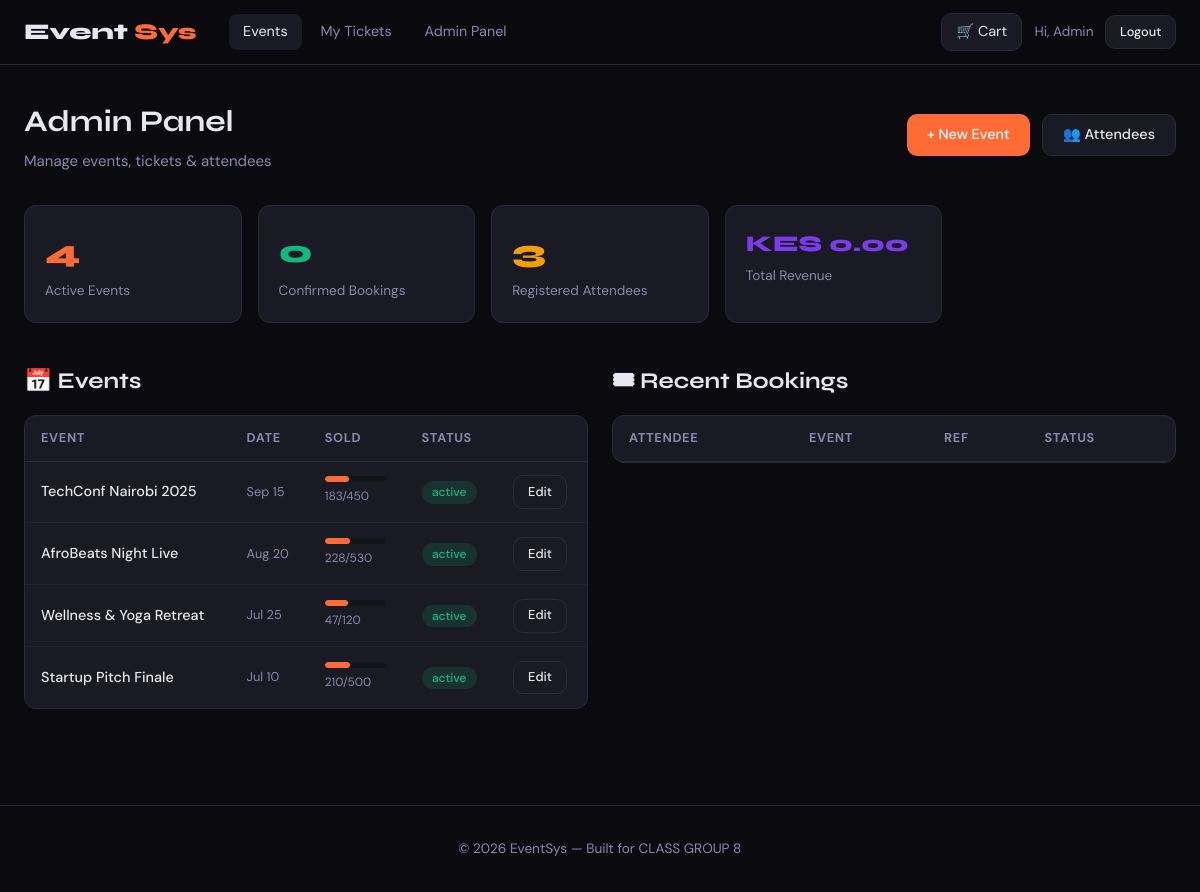
Screenshot of /admin/index.php (signed in) with the database file from the repository.
### tables this page shows
CREATE TABLE IF NOT EXISTS events (
    id INT AUTO_INCREMENT PRIMARY KEY,
    title VARCHAR(200) NOT NULL,
    description TEXT,
    venue VARCHAR(200),
    event_date DATETIME NOT NULL,
    end_date DATETIME,
    image_url VARCHAR(500),
    status ENUM('active','cancelled','completed') DEFAULT 'active',
    organizer_id INT,
    created_at TIMESTAMP DEFAULT CURRENT_TIMESTAMP
);

### includes/config.php (called while the page is built, shortened)
<?php
function formatPrice($amount) {
    return 'KES ' . number_format($amount, 2);
}

### admin/index.php (the view, shortened to what this page needs)
<?php
require_once __DIR__ . '/../includes/config.php';
$db = getDB();
$stats = $db->query("
    SELECT
        (SELECT COUNT(*) FROM events WHERE status='active') as active_events,
        (SELECT COUNT(*) FROM registrations WHERE status='confirmed') as confirmed_bookings,
        (SELECT COUNT(*) FROM attendees) as total_attendees,
        (SELECT COALESCE(SUM(amount),0) FROM payments WHERE payment_status='completed') as revenue
")->fetch();
$events = $db->query("
    SELECT e.*, SUM(tt.quantity_sold) as sold, SUM(tt.quantity_total) as total_qty
    FROM events e LEFT JOIN ticket_types tt ON tt.event_id = e.id
    GROUP BY e.id ORDER BY e.event_date DESC
")->fetchAll();
include __DIR__ . '/../includes/header.php';
?>
<div class="container">
  <div style="display:flex;justify-content:space-between;align-items:center;margin-bottom:2rem;flex-wrap:wrap;gap:1rem;">
    <div>
      <h1 style="margin-bottom:0.25rem;">Admin Panel</h1>
      <p style="color:var(--muted);">Manage events, tickets & attendees</p>
    </div>
    <div style="display:flex;gap:0.75rem;">
      <a href="create_event.php" class="btn btn-primary">+ New Event</a>
      <a href="attendees.php" class="btn btn-secondary">👥 Attendees</a>
    </div>
  </div>
  <div class="stats-grid" style="margin-bottom:2.5rem;">
    <div class="stat-card">
      <div class="stat-value" style="color:var(--accent)"><?= $stats['active_events'] ?></div>
      <div class="stat-label">Active Events</div>
    </div>
    <div class="stat-card">
      <div class="stat-value" style="color:var(--success)"><?= $stats['confirmed_bookings'] ?></div>
      <div class="stat-label">Confirmed Bookings</div>
    </div>
    <div class="stat-card">
      <div class="stat-value" style="color:var(--gold)"><?= $stats['total_attendees'] ?></div>
      <div class="stat-label">Registered Attendees</div>
    </div>
    <div class="stat-card">
      <div class="stat-value" style="color:var(--accent2);font-size:1.4rem;"><?= formatPrice($stats['revenue']) ?></div>
      <div class="stat-label">Total Revenue</div>
    </div>
  </div>
  <div style="display:grid;grid-template-columns:1fr 1fr;gap:1.5rem;align-items:start;">
    <div>
      <h2 style="margin-bottom:1rem;">📅 Events</h2>
      <div class="card">
        <div class="table-wrap">
          <table>
            <thead><tr><th>Event</th><th>Date</th><th>Sold</th><th>Status</th><th></th></tr></thead>
            <tbody>
              <?php foreach ($events as $e):
                $pct = $e['total_qty'] > 0 ? round($e['sold']/$e['total_qty']*100) : 0;
              ?>
              <tr>
                <td style="font-weight:500;"><?= htmlspecialchars(substr($e['title'],0,30)) ?></td>
                <td style="font-size:0.8rem;color:var(--muted)"><?= date('M j', strtotime($e['event_date'])) ?></td>
                <td>
                  <div class="progress" style="width:60px;margin-bottom:2px;"><div class="progress-bar" style="width:<?= $pct ?>%"></div></div>
                  <small style="color:var(--muted)"><?= $e['sold'] ?>/<?= $e['total_qty'] ?></small>
                </td>
                <td><span class="badge <?= $e['status']==='active' ? 'badge-green' : 'badge-red' ?>"><?= $e['status'] ?></span></td>
                <td>
                  <a href="edit_event.php?id=<?= $e['id'] ?>" class="btn btn-secondary btn-sm">Edit</a>
                </td>
              </tr>
              <?php endforeach; ?>
            </tbody>
          </table>
        </div>
      </div>
    </div>
    <div>
      <h2 style="margin-bottom:1rem;">🎟 Recent Bookings</h2>
      <div class="card">
        <div class="table-wrap">
          <table>
            <thead><tr><th>Attendee</th><th>Event</th><th>Ref</th><th>Status</th></tr></thead>
          </table>
        </div>
      </div>
    </div>
  </div>
</div>
<?php include __DIR__ . '/../includes/footer.php'; ?>

### includes/header.php (style rules this page uses)
:root { --bg: #0a0a0f; --surface: #13131a; --card: #1a1a24; --border: #2a2a38; --accent: #ff6b35; --accent2: #7c3aed; --gold: #f59e0b; --text: #e8e8f0; --muted: #8888aa; --success: #10b981; --danger: #ef4444; --radius: 12px; --shadow: 0 8px 32px rgba(0,0,0,0.5); }
*, *::before, *::after { box-sizing: border-box; margin: 0; padding: 0; }
body { background: var(--bg); color: var(--text); font-family: 'DM Sans', sans-serif; font-size: 15px; line-height: 1.6; min-height: 100vh; }
h1,h2,h3,h4,h5 { font-family: 'Syne', sans-serif; }
a { color: var(--accent); text-decoration: none; }
.btn { display: inline-flex; align-items: center; gap: 0.4rem; padding: 0.5rem 1.25rem; border-radius: 10px; font-family: 'DM Sans', sans-serif; font-weight: 500; font-size: 0.9rem; cursor: pointer; border: none; transition: all 0.2s; text-decoration: none; }
.btn-primary { background: var(--accent); color: white; }
.btn-secondary { background: var(--card); color: var(--text); border: 1px solid var(--border); }
.btn-sm { padding: 0.35rem 0.85rem; font-size: 0.8rem; }
.container { max-width: 1200px; margin: 0 auto; padding: 2rem 1.5rem; }
.card { background: var(--card); border: 1px solid var(--border); border-radius: var(--radius); overflow: hidden; }
.badge { padding: 0.2rem 0.65rem; border-radius: 20px; font-size: 0.75rem; font-weight: 500; }
.badge-green { background: rgba(16,185,129,0.15); color: var(--success); }
.table-wrap { overflow-x: auto; }
table { width: 100%; border-collapse: collapse; }
th { padding: 0.75rem 1rem; text-align: left; font-size: 0.8rem; text-transform: uppercase; letter-spacing: 0.05em; color: var(--muted); border-bottom: 1px solid var(--border); }
td { padding: 0.85rem 1rem; border-bottom: 1px solid rgba(42,42,56,0.5); vertical-align: middle; font-size: 0.9rem; }
tr:last-child td { border-bottom: none; }
.stats-grid { display: grid; grid-template-columns: repeat(auto-fill, minmax(200px, 1fr)); gap: 1rem; }
.stat-card { background: var(--card); border: 1px solid var(--border); border-radius: var(--radius); padding: 1.25rem; }
.stat-value { font-size: 2rem; font-weight: 800; font-family: 'Syne', sans-serif; }
.stat-label { color: var(--muted); font-size: 0.85rem; margin-top: 0.2rem; }
.progress { background: var(--surface); border-radius: 4px; height: 6px; overflow: hidden; }
.progress-bar { height: 100%; background: var(--accent); border-radius: 4px; transition: width 0.3s; }

### rows the page displays
events: title "TechConf Nairobi 2025", event_date "Sep 15", $pct 41 (drawn), sold "183", total_qty "450", status "active"
events: title "AfroBeats Night Live", event_date "Aug 20", $pct 43 (drawn), sold "228", total_qty "530", status "active"
events: title "Wellness & Yoga Retreat", event_date "Jul 25", $pct 39 (drawn), sold "47", total_qty "120", status "active"
events: title "Startup Pitch Finale", event_date "Jul 10", $pct 42 (drawn), sold "210", total_qty "500", status "active"

### other values shown
$_SESSION['first_name'] "Admin"
$stats['active_events'] "4"
$stats['confirmed_bookings'] "0"
$stats['total_attendees'] "3"
formatPrice($stats['revenue']) "KES 0.00"
SITE_NAME "EventSys"
